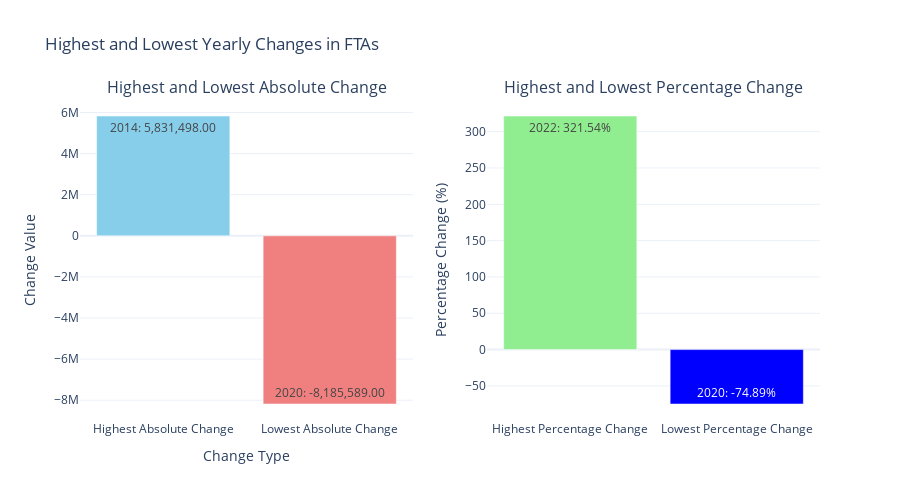

Notebook code cell kept with this figure:
### Code cell
import plotly.graph_objects as go
from plotly.subplots import make_subplots

# Define data
highest_abs_change_year = (2014, 5831498.0)
lowest_abs_change_year = (2020, -8185589.0)
highest_pct_change_year = (2022, 321.54)
lowest_pct_change_year = (2020, -74.89)

# Create figure with two subplots
fig = make_subplots(rows=1, cols=2, subplot_titles=("Highest and Lowest Absolute Change", "Highest and Lowest Percentage Change"))

# Plot Absolute Change with annotations
fig.add_trace(go.Bar(
    x=['Highest Absolute Change', 'Lowest Absolute Change'],
    y=[highest_abs_change_year[1], lowest_abs_change_year[1]],
    text=[f"{highest_abs_change_year[0]}: {highest_abs_change_year[1]:,.2f}", f"{lowest_abs_change_year[0]}: {lowest_abs_change_year[1]:,.2f}"],
    textposition="inside",
    marker_color=['skyblue', 'lightcoral'],
    name="Absolute Change"
), row=1, col=1)

# Plot Percentage Change with annotations
fig.add_trace(go.Bar(
    x=['Highest Percentage Change', 'Lowest Percentage Change'],
    y=[highest_pct_change_year[1], lowest_pct_change_year[1]],
    text=[f"{highest_pct_change_year[0]}: {highest_pct_change_year[1]:.2f}%", f"{lowest_pct_change_year[0]}: {lowest_pct_change_year[1]:.2f}%"],
    textposition="inside",
    marker_color=['lightgreen', 'blue'],
    name="Percentage Change"
), row=1, col=2)

# Update layout
fig.update_layout(
    title="Highest and Lowest Yearly Changes in FTAs",
    template="plotly_white",
    height=500,
    showlegend=False,
    xaxis=dict(title="Change Type"),
    yaxis=dict(title="Change Value"),
    yaxis2=dict(title="Percentage Change (%)")
)

# Show plot
fig.show()

### Figure 1 — Plotly figure (JSON) as saved in the notebook; plotly's stock layout.template omitted (floating-point values rounded to 4 significant figures)
{"data": [{"marker": {"color": ["skyblue", "lightcoral"]}, "name": "Absolute Change", "text": ["2014: 5,831,498.00", "2020: -8,185,589.00"], "textposition": "inside", "type": "bar", "x": ["Highest Absolute Change", "Lowest Absolute Change"], "xaxis": "x", "y": [5831498, -8185589], "yaxis": "y"}, {"marker": {"color": ["lightgreen", "blue"]}, "name": "Percentage Change", "text": ["2022: 321.54%", "2020: -74.89%"], "textposition": "inside", "type": "bar", "x": ["Highest Percentage Change", "Lowest Percentage Change"], "xaxis": "x2", "y": [321.5, -74.89], "yaxis": "y2"}], "layout": {"annotations": [{"font": {"size": 16}, "showarrow": false, "text": "Highest and Lowest Absolute Change", "x": 0.225, "xanchor": "center", "xref": "paper", "y": 1, "yanchor": "bottom", "yref": "paper"}, {"font": {"size": 16}, "showarrow": false, "text": "Highest and Lowest Percentage Change", "x": 0.775, "xanchor": "center", "xref": "paper", "y": 1, "yanchor": "bottom", "yref": "paper"}], "height": 500, "showlegend": false, "title": {"text": "Highest and Lowest Yearly Changes in FTAs"}, "xaxis": {"anchor": "y", "domain": [0, 0.45], "title": {"text": "Change Type"}}, "xaxis2": {"anchor": "y2", "domain": [0.55, 1]}, "yaxis": {"anchor": "x", "domain": [0, 1], "title": {"text": "Change Value"}}, "yaxis2": {"anchor": "x2", "domain": [0, 1], "title": {"text": "Percentage Change (%)"}}}}
